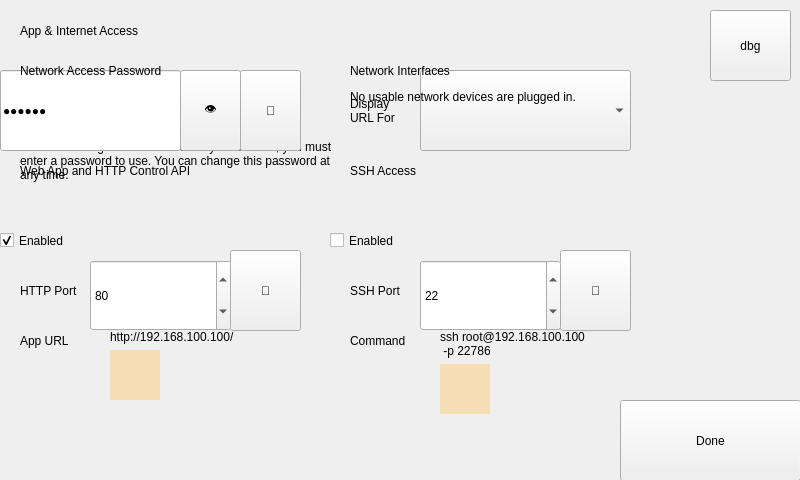
<?xml version="1.0" encoding="UTF-8"?>
<ui version="4.0">
 <class>Form</class>
 <widget class="QWidget" name="Form">
  <property name="geometry">
   <rect>
    <x>0</x>
    <y>0</y>
    <width>800</width>
    <height>480</height>
   </rect>
  </property>
  <property name="windowTitle">
   <string notr="true">Chronos Screen</string>
  </property>
  <widget class="Backdrop" name="backdrop">
   <property name="geometry">
    <rect>
     <x>0</x>
     <y>0</y>
     <width>801</width>
     <height>481</height>
    </rect>
   </property>
  </widget>
  <widget class="HeaderLabel" name="headerlabel">
   <property name="geometry">
    <rect>
     <x>20</x>
     <y>10</y>
     <width>361</width>
     <height>41</height>
    </rect>
   </property>
   <property name="text">
    <string>App &amp; Internet Access</string>
   </property>
  </widget>
  <widget class="LineEdit" name="uiPassword">
   <property name="geometry">
    <rect>
     <x>0</x>
     <y>70</y>
     <width>181</width>
     <height>81</height>
    </rect>
   </property>
   <property name="text">
    <string>«pass»</string>
   </property>
   <property name="echoMode">
    <enum>QLineEdit::Password</enum>
   </property>
   <property name="clickMarginRight" stdset="0">
    <enum>LineEdit::none</enum>
   </property>
  </widget>
  <widget class="Button" name="uiShowPassword">
   <property name="geometry">
    <rect>
     <x>180</x>
     <y>70</y>
     <width>61</width>
     <height>81</height>
    </rect>
   </property>
   <property name="text">
    <string>👁</string>
   </property>
   <property name="clickMarginLeft" stdset="0">
    <enum>Button::half</enum>
   </property>
   <property name="clickMarginRight" stdset="0">
    <enum>Button::half</enum>
   </property>
   <property name="customStyleSheet" stdset="0">
    <string>Button { font-size: 24px; }</string>
   </property>
  </widget>
  <widget class="Button" name="uiRandomisePassword">
   <property name="geometry">
    <rect>
     <x>240</x>
     <y>70</y>
     <width>61</width>
     <height>81</height>
    </rect>
   </property>
   <property name="text">
    <string>🎲</string>
   </property>
   <property name="clickMarginLeft" stdset="0">
    <enum>Button::none</enum>
   </property>
   <property name="customStyleSheet" stdset="0">
    <string>Button { font-size: 24px; }</string>
   </property>
  </widget>
  <widget class="QWidget" name="uiAllConfigOptions" native="true">
   <property name="geometry">
    <rect>
     <x>0</x>
     <y>0</y>
     <width>801</width>
     <height>481</height>
    </rect>
   </property>
   <widget class="ComboBox" name="uiNetworkInterface">
    <property name="geometry">
     <rect>
      <x>420</x>
      <y>70</y>
      <width>211</width>
      <height>81</height>
     </rect>
    </property>
   </widget>
   <widget class="Label" name="uiNetworkInterfaceInformation">
    <property name="geometry">
     <rect>
      <x>350</x>
      <y>90</y>
      <width>101</width>
      <height>41</height>
     </rect>
    </property>
    <property name="text">
     <string>Display
URL For</string>
    </property>
   </widget>
   <widget class="Subheader" name="subheader_2">
    <property name="geometry">
     <rect>
      <x>350</x>
      <y>60</y>
      <width>251</width>
      <height>22</height>
     </rect>
    </property>
    <property name="text">
     <string>Network Interfaces</string>
    </property>
   </widget>
   <widget class="QWidget" name="widget" native="true">
    <property name="geometry">
     <rect>
      <x>0</x>
      <y>160</y>
      <width>311</width>
      <height>321</height>
     </rect>
    </property>
    <widget class="CheckBox" name="uiEnableHTTP">
     <property name="geometry">
      <rect>
       <x>0</x>
       <y>40</y>
       <width>151</width>
       <height>81</height>
      </rect>
     </property>
     <property name="text">
      <string>Enabled</string>
     </property>
     <property name="checked">
      <bool>true</bool>
     </property>
    </widget>
    <widget class="Subheader" name="subheader_3">
     <property name="geometry">
      <rect>
       <x>20</x>
       <y>0</y>
       <width>271</width>
       <height>22</height>
      </rect>
     </property>
     <property name="text">
      <string>Web App and HTTP Control API</string>
     </property>
    </widget>
    <widget class="Button" name="uiRandomiseHTTPPort">
     <property name="geometry">
      <rect>
       <x>230</x>
       <y>90</y>
       <width>71</width>
       <height>81</height>
      </rect>
     </property>
     <property name="text">
      <string>🎲</string>
     </property>
     <property name="clickMarginLeft" stdset="0">
      <enum>Button::half</enum>
     </property>
     <property name="customStyleSheet" stdset="0">
      <string>Button { font-size: 24px; }</string>
     </property>
    </widget>
    <widget class="Label" name="label_7">
     <property name="geometry">
      <rect>
       <x>20</x>
       <y>120</y>
       <width>91</width>
       <height>21</height>
      </rect>
     </property>
     <property name="text">
      <string>HTTP Port</string>
     </property>
    </widget>
    <widget class="SpinBox" name="uiHTTPPort">
     <property name="geometry">
      <rect>
       <x>90</x>
       <y>100</y>
       <width>141</width>
       <height>71</height>
      </rect>
     </property>
     <property name="minimum">
      <number>1</number>
     </property>
     <property name="maximum">
      <number>65535</number>
     </property>
     <property name="value">
      <number>80</number>
     </property>
     <property name="clickMarginRight" stdset="0">
      <enum>SpinBox::none</enum>
     </property>
     <property name="clickMarginTop" stdset="0">
      <enum>SpinBox::half</enum>
     </property>
    </widget>
    <widget class="Label" name="label_8">
     <property name="geometry">
      <rect>
       <x>20</x>
       <y>170</y>
       <width>91</width>
       <height>21</height>
      </rect>
     </property>
     <property name="text">
      <string>App URL</string>
     </property>
    </widget>
    <widget class="QWidget" name="widget_2" native="true">
     <property name="geometry">
      <rect>
       <x>110</x>
       <y>170</y>
       <width>201</width>
       <height>151</height>
      </rect>
     </property>
     <layout class="QGridLayout" name="gridLayout">
      <property name="leftMargin">
       <number>0</number>
      </property>
      <property name="topMargin">
       <number>0</number>
      </property>
      <property name="rightMargin">
       <number>0</number>
      </property>
      <property name="bottomMargin">
       <number>0</number>
      </property>
      <property name="horizontalSpacing">
       <number>0</number>
      </property>
      <item row="1" column="2">
       <spacer name="horizontalSpacer">
        <property name="orientation">
         <enum>Qt::Horizontal</enum>
        </property>
        <property name="sizeHint" stdset="0">
         <size>
          <width>40</width>
          <height>20</height>
         </size>
        </property>
       </spacer>
      </item>
      <item row="0" column="0" colspan="3">
       <widget class="Label" name="uiAppUrl">
        <property name="text">
         <string>http://192.168.100.100/</string>
        </property>
        <property name="alignment">
         <set>Qt::AlignLeading|Qt::AlignLeft|Qt::AlignTop</set>
        </property>
        <property name="wordWrap">
         <bool>true</bool>
        </property>
       </widget>
      </item>
      <item row="1" column="1">
       <widget class="QLabel" name="uiAppUrlQRCode">
        <property name="sizePolicy">
         <sizepolicy hsizetype="Fixed" vsizetype="Fixed">
          <horstretch>50</horstretch>
          <verstretch>50</verstretch>
         </sizepolicy>
        </property>
        <property name="minimumSize">
         <size>
          <width>50</width>
          <height>50</height>
         </size>
        </property>
        <property name="styleSheet">
         <string notr="true">background: wheat</string>
        </property>
        <property name="alignment">
         <set>Qt::AlignLeading|Qt::AlignLeft|Qt::AlignTop</set>
        </property>
       </widget>
      </item>
      <item row="2" column="0" colspan="3">
       <spacer name="verticalSpacer">
        <property name="orientation">
         <enum>Qt::Vertical</enum>
        </property>
        <property name="sizeHint" stdset="0">
         <size>
          <width>0</width>
          <height>0</height>
         </size>
        </property>
       </spacer>
      </item>
     </layout>
    </widget>
    <widget class="FeedbackLabel" name="uiHTTPStatus">
     <property name="geometry">
      <rect>
       <x>20</x>
       <y>30</y>
       <width>261</width>
       <height>31</height>
      </rect>
     </property>
     <property name="customStyleSheet" stdset="0">
      <string>font-size: 16px;</string>
     </property>
    </widget>
    <zorder>uiEnableHTTP</zorder>
    <zorder>subheader_3</zorder>
    <zorder>uiRandomiseHTTPPort</zorder>
    <zorder>label_7</zorder>
    <zorder>label_8</zorder>
    <zorder>widget_2</zorder>
    <zorder>uiHTTPPort</zorder>
    <zorder>uiHTTPStatus</zorder>
   </widget>
   <widget class="QWidget" name="widget_4" native="true">
    <property name="geometry">
     <rect>
      <x>330</x>
      <y>160</y>
      <width>341</width>
      <height>321</height>
     </rect>
    </property>
    <widget class="Subheader" name="subheader_4">
     <property name="geometry">
      <rect>
       <x>20</x>
       <y>0</y>
       <width>271</width>
       <height>22</height>
      </rect>
     </property>
     <property name="text">
      <string>SSH Access</string>
     </property>
    </widget>
    <widget class="QWidget" name="widget_5" native="true">
     <property name="geometry">
      <rect>
       <x>110</x>
       <y>170</y>
       <width>231</width>
       <height>151</height>
      </rect>
     </property>
     <layout class="QGridLayout" name="gridLayout_2">
      <property name="leftMargin">
       <number>0</number>
      </property>
      <property name="topMargin">
       <number>0</number>
      </property>
      <property name="rightMargin">
       <number>0</number>
      </property>
      <property name="bottomMargin">
       <number>0</number>
      </property>
      <property name="horizontalSpacing">
       <number>0</number>
      </property>
      <item row="2" column="0" colspan="3">
       <spacer name="verticalSpacer_2">
        <property name="orientation">
         <enum>Qt::Vertical</enum>
        </property>
        <property name="sizeHint" stdset="0">
         <size>
          <width>0</width>
          <height>0</height>
         </size>
        </property>
       </spacer>
      </item>
      <item row="1" column="2">
       <spacer name="horizontalSpacer_2">
        <property name="orientation">
         <enum>Qt::Horizontal</enum>
        </property>
        <property name="sizeHint" stdset="0">
         <size>
          <width>40</width>
          <height>20</height>
         </size>
        </property>
       </spacer>
      </item>
      <item row="1" column="1">
       <widget class="QLabel" name="uiSSHCommandQRCode">
        <property name="sizePolicy">
         <sizepolicy hsizetype="Fixed" vsizetype="Fixed">
          <horstretch>50</horstretch>
          <verstretch>50</verstretch>
         </sizepolicy>
        </property>
        <property name="minimumSize">
         <size>
          <width>50</width>
          <height>50</height>
         </size>
        </property>
        <property name="styleSheet">
         <string notr="true">background: wheat</string>
        </property>
        <property name="alignment">
         <set>Qt::AlignLeading|Qt::AlignLeft|Qt::AlignTop</set>
        </property>
       </widget>
      </item>
      <item row="0" column="1" colspan="2">
       <widget class="Label" name="uiSSHCommand">
        <property name="text">
         <string>ssh root@192.168.100.100
 -p 22786</string>
        </property>
        <property name="alignment">
         <set>Qt::AlignLeading|Qt::AlignLeft|Qt::AlignTop</set>
        </property>
        <property name="wordWrap">
         <bool>true</bool>
        </property>
       </widget>
      </item>
     </layout>
    </widget>
    <widget class="Button" name="uiRandomiseSSHPort">
     <property name="geometry">
      <rect>
       <x>230</x>
       <y>90</y>
       <width>71</width>
       <height>81</height>
      </rect>
     </property>
     <property name="text">
      <string>🎲</string>
     </property>
     <property name="clickMarginLeft" stdset="0">
      <enum>Button::half</enum>
     </property>
     <property name="customStyleSheet" stdset="0">
      <string>Button { font-size: 24px; }</string>
     </property>
    </widget>
    <widget class="Label" name="label_9">
     <property name="geometry">
      <rect>
       <x>20</x>
       <y>120</y>
       <width>91</width>
       <height>21</height>
      </rect>
     </property>
     <property name="text">
      <string>SSH Port</string>
     </property>
    </widget>
    <widget class="SpinBox" name="uiSSHPort">
     <property name="geometry">
      <rect>
       <x>90</x>
       <y>100</y>
       <width>141</width>
       <height>71</height>
      </rect>
     </property>
     <property name="minimum">
      <number>1</number>
     </property>
     <property name="maximum">
      <number>65535</number>
     </property>
     <property name="value">
      <number>22</number>
     </property>
     <property name="clickMarginRight" stdset="0">
      <enum>SpinBox::none</enum>
     </property>
     <property name="clickMarginTop" stdset="0">
      <enum>SpinBox::half</enum>
     </property>
    </widget>
    <widget class="CheckBox" name="uiEnableSSH">
     <property name="geometry">
      <rect>
       <x>0</x>
       <y>40</y>
       <width>151</width>
       <height>81</height>
      </rect>
     </property>
     <property name="text">
      <string>Enabled</string>
     </property>
    </widget>
    <widget class="Label" name="label_10">
     <property name="geometry">
      <rect>
       <x>20</x>
       <y>170</y>
       <width>91</width>
       <height>21</height>
      </rect>
     </property>
     <property name="text">
      <string>Command</string>
     </property>
    </widget>
    <widget class="FeedbackLabel" name="uiSSHStatus">
     <property name="geometry">
      <rect>
       <x>20</x>
       <y>30</y>
       <width>261</width>
       <height>30</height>
      </rect>
     </property>
     <property name="customStyleSheet" stdset="0">
      <string>font-size: 16px;</string>
     </property>
    </widget>
    <zorder>subheader_4</zorder>
    <zorder>widget_5</zorder>
    <zorder>uiRandomiseSSHPort</zorder>
    <zorder>label_9</zorder>
    <zorder>uiEnableSSH</zorder>
    <zorder>label_10</zorder>
    <zorder>uiSSHPort</zorder>
    <zorder>uiSSHStatus</zorder>
   </widget>
   <widget class="Label" name="uiNoNetworkConnection">
    <property name="geometry">
     <rect>
      <x>350</x>
      <y>90</y>
      <width>261</width>
      <height>41</height>
     </rect>
    </property>
    <property name="text">
     <string>No usable network devices are plugged in.</string>
    </property>
    <property name="alignment">
     <set>Qt::AlignLeading|Qt::AlignLeft|Qt::AlignTop</set>
    </property>
    <property name="wordWrap">
     <bool>true</bool>
    </property>
   </widget>
  </widget>
  <widget class="Label" name="uiPasswordExplanation">
   <property name="geometry">
    <rect>
     <x>20</x>
     <y>140</y>
     <width>321</width>
     <height>91</height>
    </rect>
   </property>
   <property name="text">
    <string>Before enabling network control for your camera, you must enter a password to use. You can change this password at any time.</string>
   </property>
   <property name="alignment">
    <set>Qt::AlignLeading|Qt::AlignLeft|Qt::AlignTop</set>
   </property>
   <property name="wordWrap">
    <bool>true</bool>
   </property>
  </widget>
  <widget class="Button" name="uiDone">
   <property name="geometry">
    <rect>
     <x>620</x>
     <y>400</y>
     <width>181</width>
     <height>81</height>
    </rect>
   </property>
   <property name="text">
    <string>Done</string>
   </property>
  </widget>
  <widget class="Subheader" name="subheader">
   <property name="geometry">
    <rect>
     <x>20</x>
     <y>60</y>
     <width>241</width>
     <height>22</height>
    </rect>
   </property>
   <property name="text">
    <string>Network Access Password</string>
   </property>
  </widget>
  <widget class="QPushButton" name="uiDebug">
   <property name="geometry">
    <rect>
     <x>710</x>
     <y>10</y>
     <width>81</width>
     <height>71</height>
    </rect>
   </property>
   <property name="focusPolicy">
    <enum>Qt::NoFocus</enum>
   </property>
   <property name="text">
    <string>dbg</string>
   </property>
  </widget>
  <zorder>backdrop</zorder>
  <zorder>uiPasswordExplanation</zorder>
  <zorder>uiAllConfigOptions</zorder>
  <zorder>headerlabel</zorder>
  <zorder>uiShowPassword</zorder>
  <zorder>uiRandomisePassword</zorder>
  <zorder>uiPassword</zorder>
  <zorder>uiDone</zorder>
  <zorder>subheader</zorder>
  <zorder>uiDebug</zorder>
 </widget>
 <customwidgets>
  <customwidget>
   <class>Backdrop</class>
   <extends>QLabel</extends>
   <header>backdrop</header>
  </customwidget>
  <customwidget>
   <class>Button</class>
   <extends>QPushButton</extends>
   <header>button</header>
  </customwidget>
  <customwidget>
   <class>CheckBox</class>
   <extends>QCheckBox</extends>
   <header>check_box</header>
  </customwidget>
  <customwidget>
   <class>ComboBox</class>
   <extends>QComboBox</extends>
   <header>combo_box</header>
  </customwidget>
  <customwidget>
   <class>FeedbackLabel</class>
   <extends>QLabel</extends>
   <header>feedback_label</header>
  </customwidget>
  <customwidget>
   <class>HeaderLabel</class>
   <extends>QLabel</extends>
   <header>header_label</header>
  </customwidget>
  <customwidget>
   <class>Label</class>
   <extends>QLabel</extends>
   <header>label</header>
  </customwidget>
  <customwidget>
   <class>LineEdit</class>
   <extends>QLineEdit</extends>
   <header>line_edit</header>
  </customwidget>
  <customwidget>
   <class>SpinBox</class>
   <extends>QSpinBox</extends>
   <header>spin_box</header>
  </customwidget>
  <customwidget>
   <class>Subheader</class>
   <extends>QLabel</extends>
   <header>subheader</header>
  </customwidget>
 </customwidgets>
 <tabstops>
  <tabstop>uiDone</tabstop>
  <tabstop>uiPassword</tabstop>
  <tabstop>uiShowPassword</tabstop>
  <tabstop>uiRandomisePassword</tabstop>
  <tabstop>uiEnableHTTP</tabstop>
  <tabstop>uiEnableSSH</tabstop>
  <tabstop>uiHTTPPort</tabstop>
  <tabstop>uiRandomiseHTTPPort</tabstop>
  <tabstop>uiSSHPort</tabstop>
  <tabstop>uiRandomiseSSHPort</tabstop>
 </tabstops>
 <resources/>
 <connections/>
</ui>
